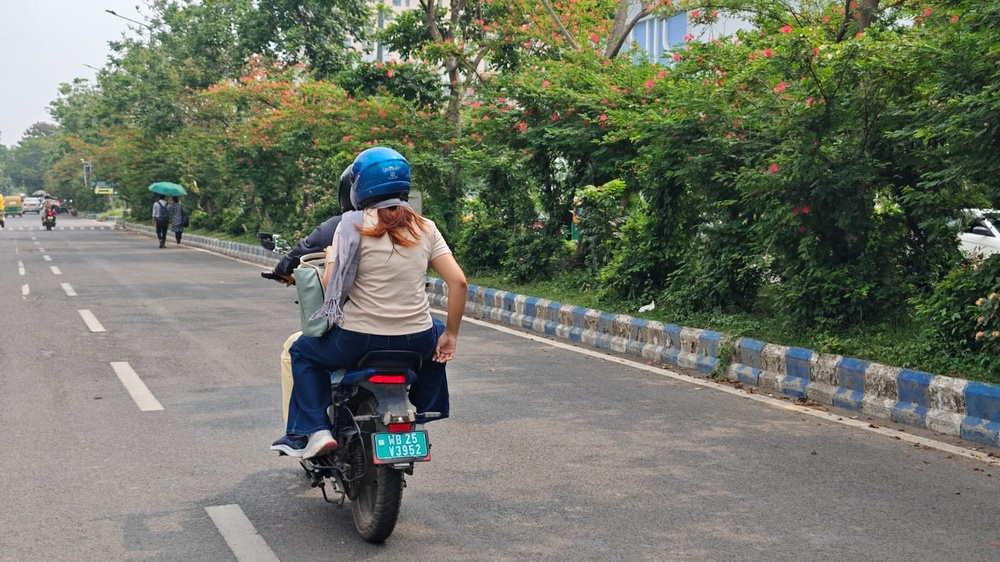
#> input picture images/WhatsApp Image 2026-05-22 at 1.49.38 PM (1).jpeg, 1000 x 562 px, shrunk from 1600 x 900 before the run
$ python -i night_detector.py   (imports and definitions only)
#> lines starting #> are read from the running program, lines starting #| are printed output that depends on the picture
"""
FILE 1: night_detector.py
═══════════════════════════════════════════════════════════════════
Detects low-light conditions and enhances using:
  1. CLAHE  (primary  – best for partial darkness)
  2. Gamma  (secondary – fast brightening for very dark images)
  3. Combined gamma + CLAHE (best general night enhancement)

Three-level detection:
  NIGHT  (brightness < 80)  → gamma lift + strong CLAHE
  DUSK   (80–120)           → mild CLAHE only
  DAY    (> 120)            → no enhancement
  LOW_CONTRAST (std < 35)   → mild CLAHE even if bright (fog/overcast)
═══════════════════════════════════════════════════════════════════
"""

import cv2
import numpy as np


class NightDetector:
    NIGHT_THRESH    = 80
    DUSK_THRESH     = 120
    STD_LOW_THRESH  = 35

    def __init__(self):
        self._clahe_strong = cv2.createCLAHE(clipLimit=3.0, tileGridSize=(8, 8))
        self._clahe_mild   = cv2.createCLAHE(clipLimit=2.0, tileGridSize=(8, 8))

    def analyse(self, image: np.ndarray) -> dict:
        gray        = cv2.cvtColor(image, cv2.COLOR_BGR2GRAY) \
                      if len(image.shape) == 3 else image
        brightness  = float(np.mean(gray))
        std_dev     = float(np.std(gray))
        is_night    = brightness < self.NIGHT_THRESH
        is_dusk     = self.NIGHT_THRESH <= brightness < self.DUSK_THRESH
        low_con     = std_dev < self.STD_LOW_THRESH
        return {
            "is_night"         : is_night,
            "is_dusk"          : is_dusk,
            "low_contrast"     : low_con,
            "brightness"       : round(brightness, 1),
            "brightness_pct"   : round(brightness / 255 * 100, 1),
            "std_dev"          : round(std_dev, 1),
            "needs_enhancement": is_night or is_dusk or low_con,
            "mode"             : ("NIGHT" if is_night else
                                  "DUSK"  if is_dusk  else "DAY"),
        }

    def _clahe_on_lab(self, image: np.ndarray, strong: bool) -> np.ndarray:
        lab       = cv2.cvtColor(image, cv2.COLOR_BGR2LAB)
        l, a, b   = cv2.split(lab)
        cl        = (self._clahe_strong if strong else self._clahe_mild).apply(l)
        return cv2.cvtColor(cv2.merge((cl, a, b)), cv2.COLOR_LAB2BGR)

    # [4 lines left out: function _gamma, not called in this run]

    def enhance_if_needed(self, image: np.ndarray) -> tuple:
        """
        Returns (enhanced_image, was_enhanced: bool, info: dict)
        """
        info = self.analyse(image)
        if not info["needs_enhancement"]:
            info["method_used"] = "none"
            return image.copy(), False, info

        if info["is_night"]:
            # Very dark: gamma lift first, then strong CLAHE
            out = self._gamma(image, gamma=2.0)
            out = self._clahe_on_lab(out, strong=True)
            info["method_used"] = "gamma+CLAHE_strong"
        elif info["is_dusk"]:
            out = self._clahe_on_lab(image, strong=False)
            info["method_used"] = "CLAHE_mild"
        else:
            # low contrast only (fog / overcast)
            out = self._clahe_on_lab(image, strong=False)
            info["method_used"] = "CLAHE_contrast"

        # light denoise to suppress CLAHE noise
        out = cv2.bilateralFilter(out, d=5, sigmaColor=40, sigmaSpace=40)
        info["enhanced"] = True
        return out, True, info


# [7 lines not run here, left out]

>>> import cv2
>>> picture = cv2.imread('images/WhatsApp Image 2026-05-22 at 1.49.38 PM (1).jpeg')
#> picture is the input picture: shape (562, 1000, 3); mean B, G, R 102.1, 116.3, 111.3
>>> result = NightDetector().enhance_if_needed(picture)
#> in analyse, `gray        = cv2.cvtColor(image, cv2.COLOR_BGR2GRAY) \ if len(image.s..`:
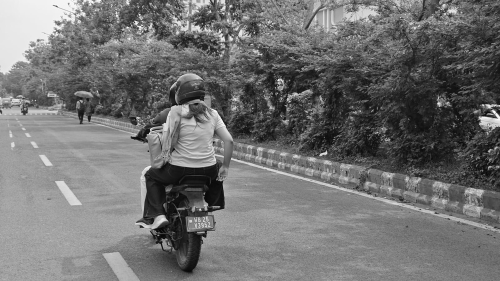
#> gray: shape (562, 1000) (shown at 1/2 size); min 0, max 255, mean 113.2
#> in analyse, `brightness  = float(np.mean(gray))`: brightness = 113.2
#> in analyse, `std_dev     = float(np.std(gray))`: std_dev = 51.29
#> in analyse, `is_night    = brightness < self.NIGHT_THRESH`: is_night = False
#> in analyse, `is_dusk     = self.NIGHT_THRESH <= brightness < self.DUSK_THRESH`: is_dusk = True
#> in analyse, `low_con     = std_dev < self.STD_LOW_THRESH`: low_con = False
#> in enhance_if_needed, `info = self.analyse(image)`: info = {'is_night': False, 'is_dusk': True, 'low_contrast': False, 'brightness': 113.2, 'brightness_pct': 44.4, 'std_dev': 51.3, 'needs_enhancement': True, 'mode': 'DUSK'}
#> in _clahe_on_lab, `l, a, b   = cv2.split(lab)`:
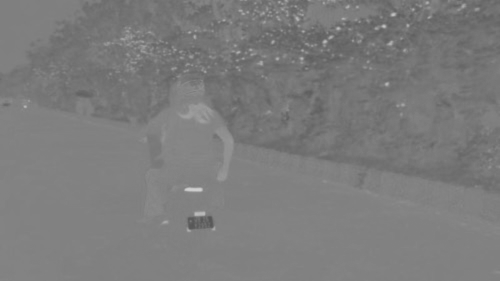
#> a: shape (562, 1000) (shown at 1/2 size); min 85, max 209, mean 123.6
#> in _clahe_on_lab, `l, a, b   = cv2.split(lab)`:
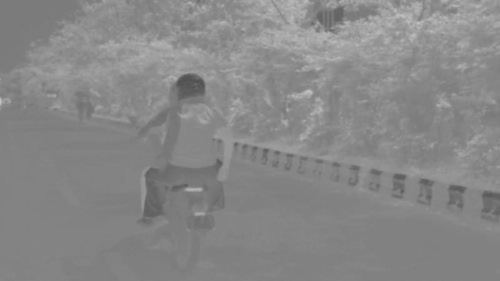
#> b: shape (562, 1000) (shown at 1/2 size); min 79, max 199, mean 135.4
#> in _clahe_on_lab, `cl        = (self._clahe_strong if strong else self._clahe_mild).apply..`:
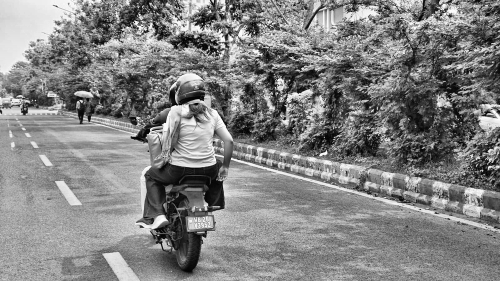
#> cl: shape (562, 1000) (shown at 1/2 size); min 0, max 255, mean 130.6
#> in _clahe_on_lab, `return cv2.cvtColor(cv2.merge((cl, a, b)), cv2.COLOR_LAB2BGR)`:
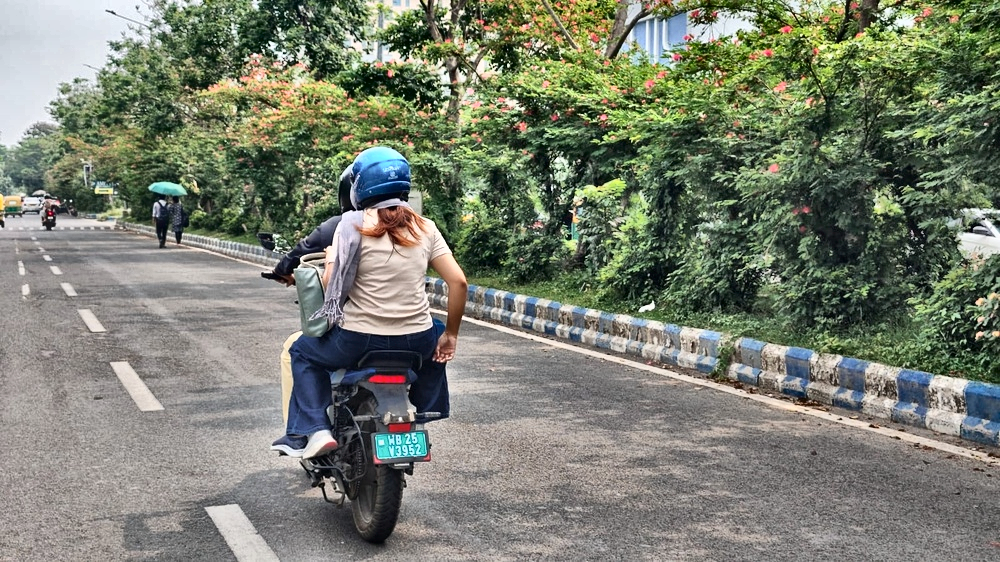
#> returned value: shape (562, 1000, 3); mean B, G, R 111.5, 126.2, 121

$ run again, on images/WhatsApp Image 2026-05-22 at 1.50.18 PM (1).jpeg
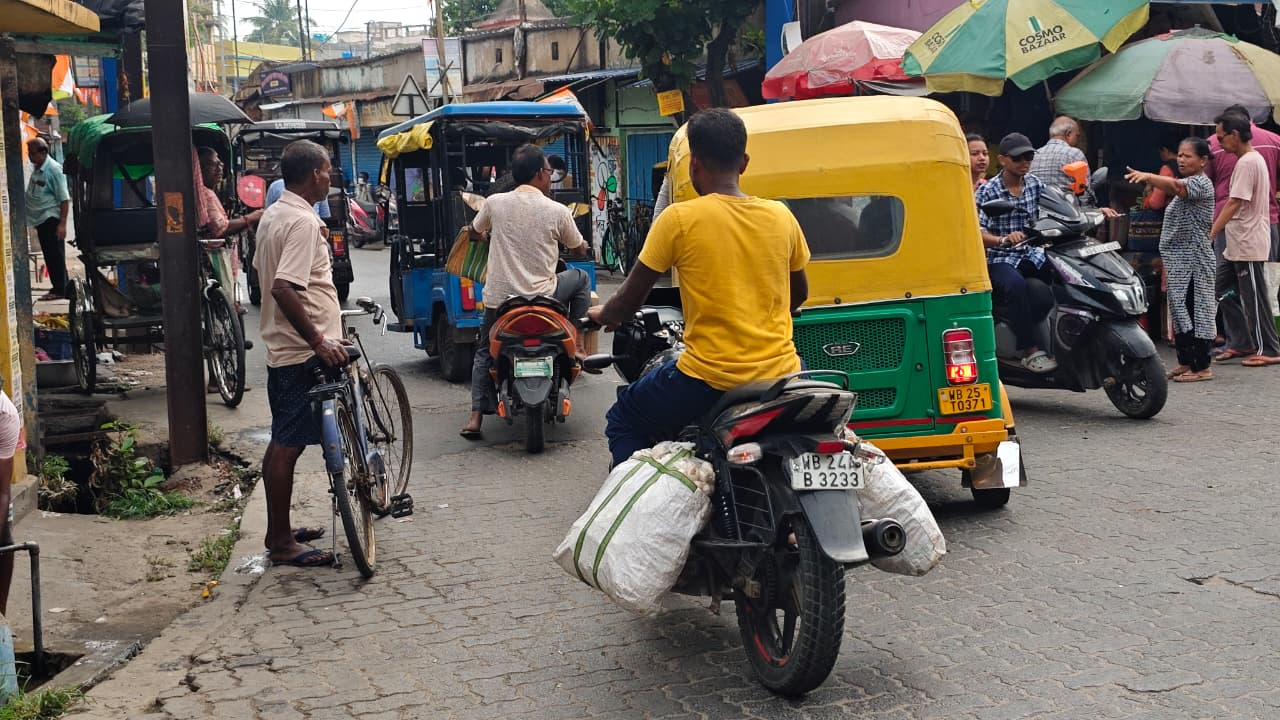
#> input picture images/WhatsApp Image 2026-05-22 at 1.50.18 PM (1).jpeg, 1280 x 720 px
#> picture is the input picture: shape (720, 1280, 3); mean B, G, R 93.2, 103.7, 110.4
#> in analyse, `gray        = cv2.cvtColor(image, cv2.COLOR_BGR2GRAY) \ if len(image.s..`:
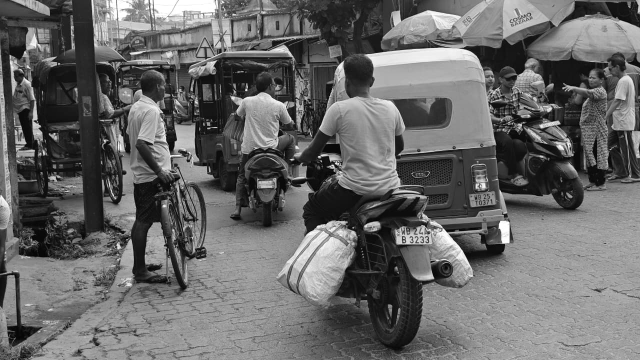
#> gray: shape (720, 1280) (shown at 1/2 size); min 0, max 255, mean 104.5
#> brightness = 104.5
#> std_dev = 59.4
#> is_night = False
#> is_dusk = True
#> low_con = False
#> info = {'is_night': False, 'is_dusk': True, 'low_contrast': False, 'brightness': 104.5, 'brightness_pct': 41, 'std_dev': 59.4, 'needs_enhancement': True, 'mode': 'DUSK'}
#> lab: shape (720, 1280, 3); mean of channels 0, 1, 2 110.4, 129.9, 134.3
#> in _clahe_on_lab, `return cv2.cvtColor(cv2.merge((cl, a, b)), cv2.COLOR_LAB2BGR)`:
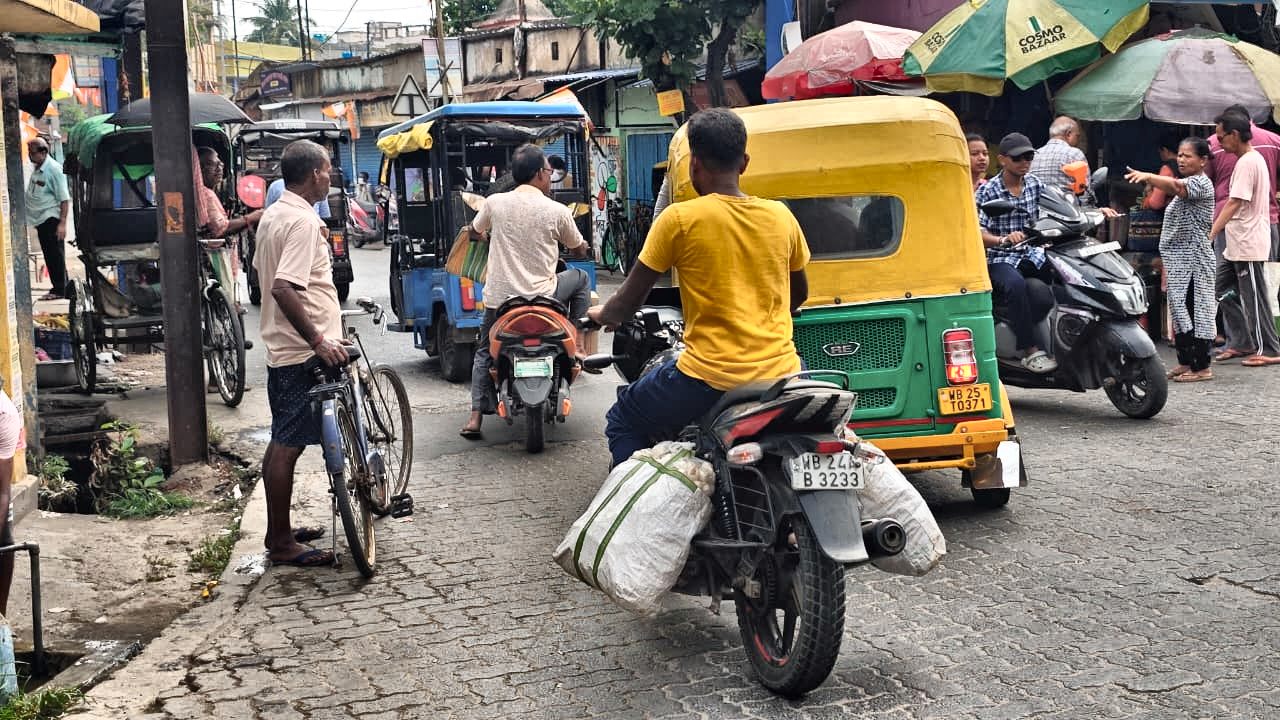
#> returned value: shape (720, 1280, 3); mean B, G, R 108.3, 118.8, 125.7

$ run again, on images/WhatsApp Image 2026-05-22 at 1.50.18 PM.jpeg
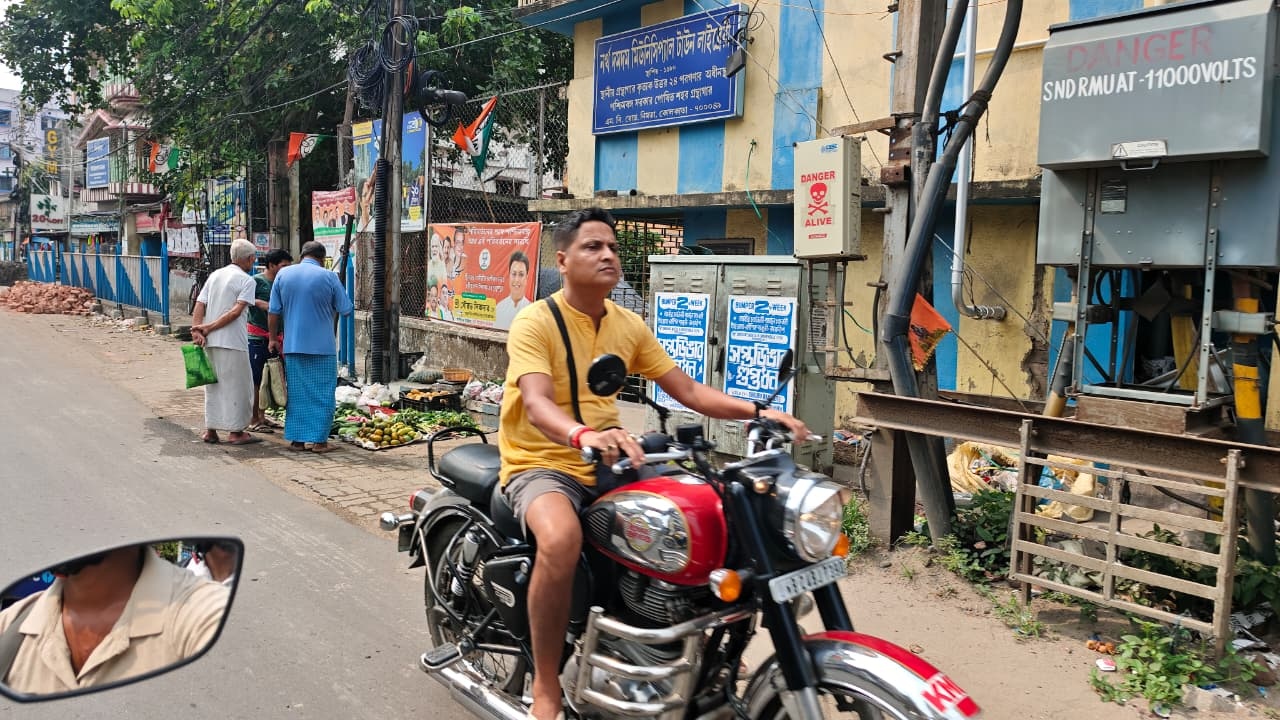
#> input picture images/WhatsApp Image 2026-05-22 at 1.50.18 PM.jpeg, 1280 x 720 px
#> picture is the input picture: shape (720, 1280, 3); mean B, G, R 109.6, 117.9, 123.2
#> in analyse, `gray        = cv2.cvtColor(image, cv2.COLOR_BGR2GRAY) \ if len(image.s..`:
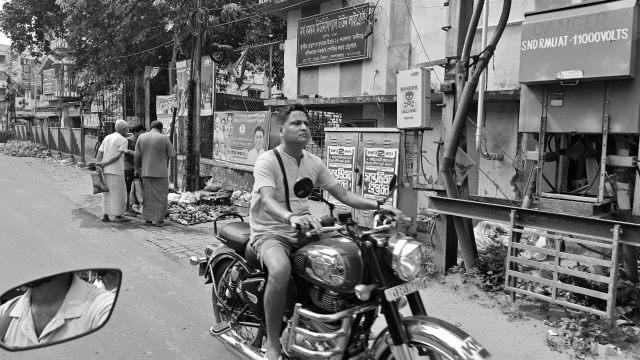
#> gray: shape (720, 1280) (shown at 1/2 size); min 0, max 255, mean 118.5
#> brightness = 118.5
#> std_dev = 62.78
#> is_night = False
#> is_dusk = True
#> low_con = False
#> info = {'is_night': False, 'is_dusk': True, 'low_contrast': False, 'brightness': 118.5, 'brightness_pct': 46.5, 'std_dev': 62.8, 'needs_enhancement': True, 'mode': 'DUSK'}
#> lab: shape (720, 1280, 3); mean of channels 0, 1, 2 125, 129.5, 133.6
#> in _clahe_on_lab, `return cv2.cvtColor(cv2.merge((cl, a, b)), cv2.COLOR_LAB2BGR)`:
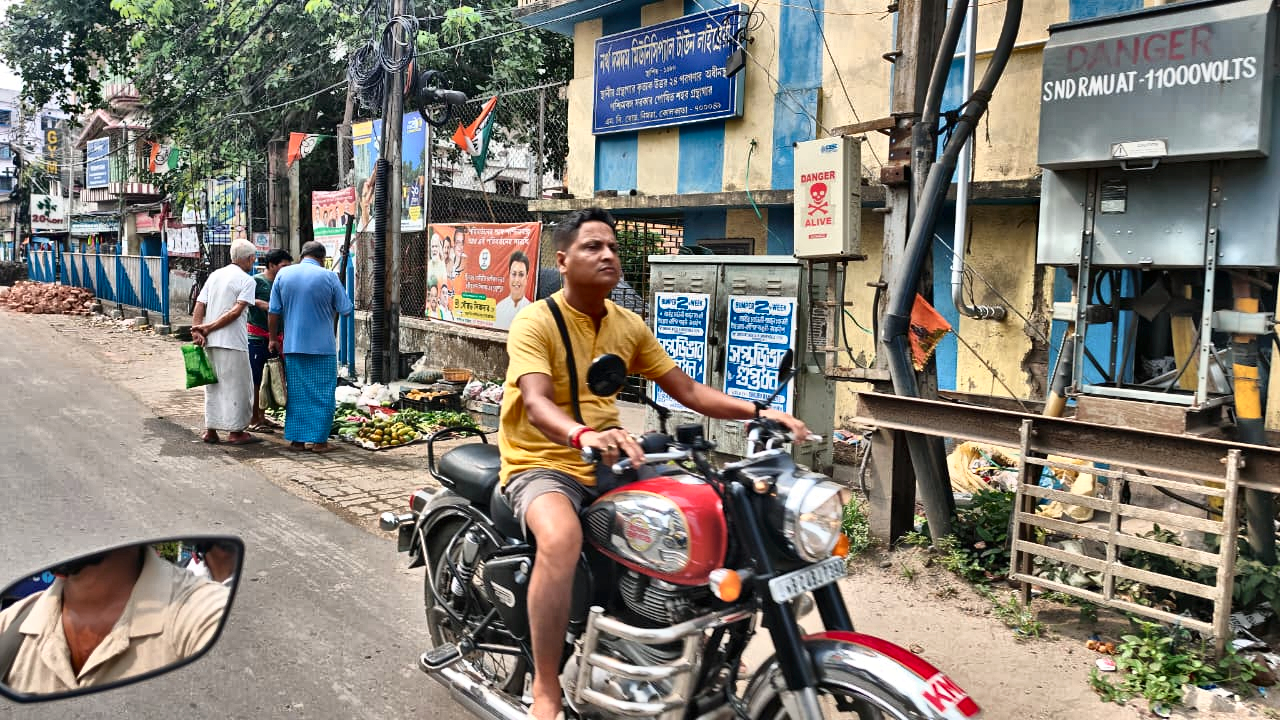
#> returned value: shape (720, 1280, 3); mean B, G, R 116.7, 125.3, 130.3
